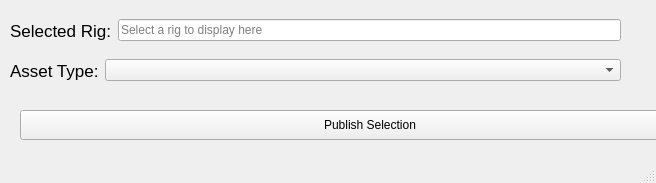
<?xml version="1.0" encoding="UTF-8"?>
<ui version="4.0">
 <class>MainWindow</class>
 <widget class="QMainWindow" name="MainWindow">
  <property name="geometry">
   <rect>
    <x>0</x>
    <y>0</y>
    <width>656</width>
    <height>183</height>
   </rect>
  </property>
  <property name="windowTitle">
   <string>MainWindow</string>
  </property>
  <widget class="QWidget" name="centralwidget">
   <widget class="QWidget" name="horizontalLayoutWidget">
    <property name="geometry">
     <rect>
      <x>10</x>
      <y>10</y>
      <width>611</width>
      <height>41</height>
     </rect>
    </property>
    <layout class="QHBoxLayout" name="horizontalLayout">
     <item>
      <widget class="QLabel" name="label">
       <property name="font">
        <font>
         <pointsize>13</pointsize>
        </font>
       </property>
       <property name="text">
        <string>Selected Rig:</string>
       </property>
      </widget>
     </item>
     <item>
      <widget class="QLineEdit" name="asset_name_line_edit">
       <property name="placeholderText">
        <string>Select a rig to display here</string>
       </property>
      </widget>
     </item>
    </layout>
   </widget>
   <widget class="QWidget" name="horizontalLayoutWidget_2">
    <property name="geometry">
     <rect>
      <x>10</x>
      <y>50</y>
      <width>611</width>
      <height>41</height>
     </rect>
    </property>
    <layout class="QHBoxLayout" name="horizontalLayout_2">
     <item>
      <widget class="QLabel" name="label_2">
       <property name="font">
        <font>
         <pointsize>13</pointsize>
        </font>
       </property>
       <property name="text">
        <string>Asset Type:</string>
       </property>
      </widget>
     </item>
     <item>
      <widget class="QComboBox" name="export_type_combo_box">
       <property name="sizePolicy">
        <sizepolicy hsizetype="Expanding" vsizetype="Fixed">
         <horstretch>0</horstretch>
         <verstretch>0</verstretch>
        </sizepolicy>
       </property>
       <property name="placeholderText">
        <string>Select Asset Type</string>
       </property>
      </widget>
     </item>
    </layout>
   </widget>
   <widget class="QPushButton" name="publish_selection_button">
    <property name="geometry">
     <rect>
      <x>20</x>
      <y>110</y>
      <width>700</width>
      <height>30</height>
     </rect>
    </property>
    <property name="text">
     <string>Publish Selection</string>
    </property>
   </widget>
  </widget>
  <widget class="QStatusBar" name="statusbar"/>
  <action name="actionlmao">
   <property name="text">
    <string>lmao</string>
   </property>
  </action>
  <action name="actionhaha">
   <property name="text">
    <string>haha</string>
   </property>
  </action>
 </widget>
 <resources/>
 <connections/>
</ui>
